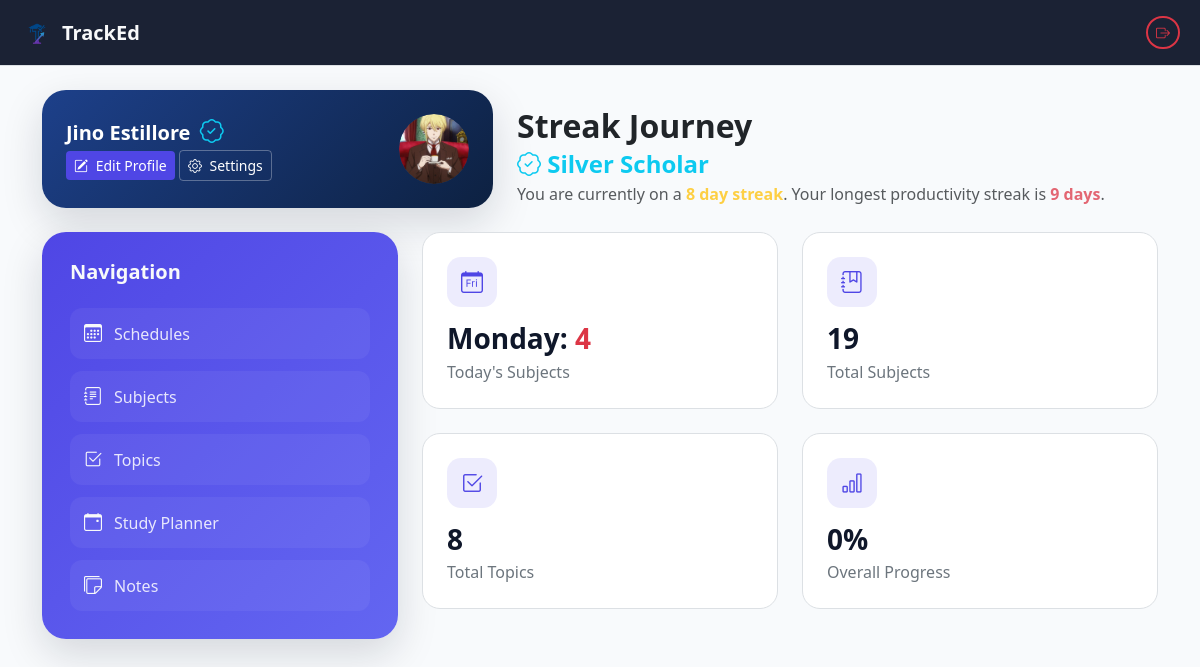
Page /dashboard/index.php (signed in) on the committed database.
### tables this page shows
CREATE TABLE `users` (
  `id` int(11) NOT NULL,
  `fullname` varchar(150) NOT NULL,
  `email` varchar(150) NOT NULL,
  `password` varchar(255) NOT NULL,
  `created_at` timestamp NOT NULL DEFAULT current_timestamp(),
  `profile_picture` varchar(255) DEFAULT NULL,
  `security_question` varchar(255) DEFAULT NULL,
  `security_answer` varchar(255) DEFAULT NULL,
  `current_streak` int(11) DEFAULT 0,
  `longest_streak` int(11) DEFAULT 0,
  `last_study_date` date DEFAULT NULL
);

### dashboard/process_index.php (called while the page is built, shortened)
<?php
require '../includes/db.php';
$user_id = $_SESSION['user']['id'];
$userStmt = $conn->prepare("
    SELECT *
    FROM users
    WHERE id = ?
");
$userStmt->bind_param(
    "i",
    $user_id
);
$userStmt->execute();
$user = $userStmt->get_result()->fetch_assoc();
$current_streak = $user['current_streak'] ?? 0;
if ($current_streak >= 100) {
    $streak_rank = "Legendary Learner";
    $streak_icon = "bi-fire";
    $streak_color = "text-danger";
} elseif ($current_streak >= 30) {
    $streak_rank = "Gold Scholar";
    $streak_icon = "bi-trophy";
    $streak_color = "text-warning";
} elseif ($current_streak >= 7) {
    $streak_rank = "Silver Scholar";
    $streak_icon = "bi-patch-check";
    $streak_color = "text-info";
} elseif ($current_streak >= 3) {
    $streak_rank = "Bronze Scholar";
    $streak_icon = "bi-award";
    $streak_color = "text-warning";
} else {
    $streak_rank = "Beginner";
    $streak_icon = "bi-stars";
    $streak_color = "text-secondary";
}
$stmt = $conn->prepare("
    SELECT COUNT(DISTINCT s.subject_name) AS total_subjects
    FROM schedules s
    INNER JOIN schedule_days d ON s.day_id = d.id
    WHERE d.user_id = ?
");
$stmt->bind_param("i", $user_id);
$stmt->execute();
$result = $stmt->get_result();
$data = $result->fetch_assoc();
$total_subjects = $data['total_subjects'];
$topicStmt = $conn->prepare("
    SELECT COUNT(st.id) AS total_topics
    FROM subject_topics st
    INNER JOIN schedules s
        ON st.schedule_id = s.id
    INNER JOIN schedule_days d
        ON s.day_id = d.id
    WHERE d.user_id = ?
");
$topicStmt->bind_param("i", $user_id);
$topicStmt->execute();
$topicResult = $topicStmt->get_result();
$topicData = $topicResult->fetch_assoc();
$total_topics = $topicData['total_topics'];
$currentDay = date('l');
$todayStmt = $conn->prepare("
    SELECT COUNT(s.id) AS today_subjects
    FROM schedules s
    INNER JOIN schedule_days d
        ON s.day_id = d.id
    WHERE d.user_id = ?
    AND d.day_name = ?
");
$todayStmt->bind_param(
    "is",
    $user_id,
    $currentDay
);
$todayStmt->execute();
$todayResult = $todayStmt->get_result();
$todayData = $todayResult->fetch_assoc();
$today_subjects =
    $todayData['today_subjects'] ?? 0;
?>

### dashboard/index.php (the view, shortened to what this page needs)
<?php
include 'process_index.php';
include '../includes/header.php';
?>
<link href="../assets/css/dashboard.css" rel="stylesheet">
</head>
<body>
<nav class="navbar navbar-expand-lg py-3">
    <div class="container-fluid">
        <a class="navbar-brand d-flex align-items-center text-light m-0 p-0 " href="index.php">
        <img src="../assets/images/trackEd-icon1.png" alt="TrackEd"
            style="height: 30px; width: 50px; margin: 0px; padding: 0px;">
            TrackEd
        </a>
        <div class="ms-auto">
            <a href="../auth/logout.php" class="btn btn-sm rounded-5 border border-danger border-2 me-2" title="Logout">
                <i class="bi bi-box-arrow-right text-danger fw-bold"></i>
            </a>
        </div>
    </div>
</nav>
<div class="container py-4">
<div class="row mb-4">
    <div class="col-12 col-sm-5">
        <div class="user-card">
            <div class="d-flex align-items-center justify-content-between mb-0">
                <div>
                    <h5 class="fw-bold text-white mb-1 m-0 p-0">
                        <?= htmlspecialchars($user['fullname']) ?>
                        <span class="<?= $streak_color; ?> fw-bold fs-4 ms-1">
                            <i class="bi <?= $streak_icon; ?>"></i>
                        </span>
                    </h5>
                    <a href="edit_profile.php" class="btn btn-sm btn-glow">
                        <i class="bi bi-pencil-square me-1"></i>
                        Edit Profile
                    </a>
                    <a href="settings.php" class="btn btn-sm btn-outline-glow">
                        <i class="bi bi-gear me-1"></i>
                        Settings
                    </a>
                </div>
                <div class="user-icon m-0">
                    <?php if (!empty($user['profile_picture'])): ?>
                        <img
                            src="../uploads/profile/<?= htmlspecialchars($user['profile_picture']) ?>"
                            alt="Profile Picture"
                            class="profile-img"
                        >
                    <?php else: ?>
                        <i class="bi bi-person-circle"></i>
                    <?php endif; ?>
                </div>
            </div>
        </div>
    </div>
    <div class="col-12 col-sm-7">
        <div class="welcome-card">
            <div class="row g-4">
                <div class="col-12 col-lg-12">
                    <h2 class="fw-bold text-dark mb-0 mt-3 lh-sm">
                        Streak Journey
                    </h2>
                    <span class="<?= $streak_color; ?> fw-bold fs-4">
                        <i class="bi <?= $streak_icon; ?>"></i>
                        <?= $streak_rank; ?>
                    </span>
                    <p class="mb-0 text-dark opacity-75">
                        You are currently on a
                        <strong class="text-warning"><?= $user['current_streak'] ?? 0; ?> day streak</strong>.
                        Your longest productivity streak is
                        <strong class="text-danger"><?= $user['longest_streak'] ?? 0; ?> days</strong>.
                    </p>
                </div>
            </div>
        </div>
    </div>
</div>
<div class="row g-4">
    <div class="col-12 col-lg-4">
    <div class="nav-card h-100">
        <h5 class="fw-bold text-light mb-4">
            Navigation
        </h5>
        <div class="d-grid nav-grid text-light">
            <a href="schedules.php" class="nav-link-custom">
                <i class="bi bi-calendar3 text-light"></i>
                Schedules
            </a>
            <a href="subjects.php" class="nav-link-custom">
                <i class="bi bi-journal-text text-light"></i>
                Subjects
            </a>
            <a href="topics.php" class="nav-link-custom">
                <i class="bi bi-check2-square text-light"></i>
                Topics
            </a>
            <a href="study_planner.php" class="nav-link-custom">
                <i class="bi bi-calendar-event text-light"></i>
                Study Planner
            </a>
            <a href="#" class="nav-link-custom">
                <i class="bi bi-stickies text-light"></i>
                Notes
            </a>
        </div>
    </div>
    </div>
    <div class="col-12 col-lg-8">
    <div class="row g-4">
        <div class="col-12 col-md-6">
            <div class="dashboard-card">
                <div class="stat-icon">
                    <i class="bi bi-calendar-day"></i>
                </div>
                <h3 class="mb-1 fw-bold">
                    <?= date('l'); ?>: <span class="text-danger"><?= $today_subjects; ?></span>
                </h3>
                <p class="text-secondary mb-0">
                    Today's Subjects
                </p>
            </div>
        </div>
        <div class="col-12 col-md-6">
            <div class="dashboard-card">
                <div class="stat-icon">
                    <i class="bi bi-journal-bookmark"></i>
                </div>
                <h3 class="fw-bold mb-1"><?= $total_subjects ?? 0; ?></h3>
                <p class="text-secondary mb-0">
                    Total Subjects
                </p>
            </div>
        </div>
        <div class="col-12 col-md-6">
            <div class="dashboard-card">
                <div class="stat-icon">
                    <i class="bi bi-check2-square"></i>
                </div>
                <h3 class="fw-bold mb-1">
                    <?= $total_topics ?? 0; ?>
                </h3>
                <p class="text-secondary mb-0">
                    Total Topics
                </p>
            </div>
        </div>
        <div class="col-12 col-md-6">
            <div class="dashboard-card">
                <div class="stat-icon">
                    <i class="bi bi-bar-chart"></i>
                </div>
                <h3 class="fw-bold mb-1">0%</h3>
                <p class="text-secondary mb-0">
                    Overall Progress
                </p>
            </div>
        </div>
    </div>
    </div>
</div>
</div>
</body>
</html>

### assets/css/dashboard.css (style rules this page uses)
:root { --primary: #4f46e5; --dark: #0f172a; --muted: #64748b; --border: #dce0e4; }
body { font-family: "Segoe UI", sans-serif; background: #f8fafc; color: var(--dark); }
.navbar { background: rgba(15, 23, 42, 0.95) !important; border-bottom: 1px solid var(--border); }
.navbar-brand { font-weight: 700; color: var(--dark); }
.nav-card { background: linear-gradient(135deg, #4f46e5, #6366f1) !important; border-radius: 24px; padding: 28px; box-shadow: 0 15px 40px rgba(15, 23, 42, 0.15); }
.nav-link-custom { display: flex; align-items: center; gap: 12px; padding: 12px 14px; border-radius: 12px; text-decoration: none; color: rgba(255,255,255,0.85); transition: 0.2s; font-weight: 500; background: rgba(255,255,255,0.05); }
.nav-link-custom i { font-size: 18px; color: #a5b4fc; }
.nav-grid { gap: 12px; }
.dashboard-card { background: white; border: 1px solid var(--border); border-radius: 18px; padding: 24px; height: 100%; transition: 0.2s; }
.stat-icon { width: 50px; height: 50px; background: rgba(79,70,229,0.1); color: var(--primary); border-radius: 14px; display: flex; align-items: center; justify-content: center; font-size: 22px; margin-bottom: 15px; }
.user-card { background: linear-gradient(135deg, #1d408a, #0d2141 ); border-radius: 24px; padding: 24px; box-shadow: 0 15px 40px rgba(15, 23, 42, 0.15); }
.user-icon { width: 70px; height: 70px; border-radius: 50%; background: rgba(255,255,255,0.08); color: #a5b4fc; display: flex; align-items: center; overflow: hidden; justify-content: center; font-size: 22px; }
.profile-img { width: 100%; height: 100%; object-fit: cover; border-radius: 50%; }
.btn-glow { background: #4f46e5; color: white; border: none; transition: 0.2s; }
.btn-outline-glow { border: 1px solid rgba(255,255,255,0.3); color: white; background: transparent; transition: 0.2s; }

### rows in the picture
users: fullname "Jino Estillore", profile_picture (picture), current_streak "Silver Scholar", current_streak "8", longest_streak "9"

### other values in the picture
$today_subjects "4"
$total_subjects "19"
$total_topics "8"
